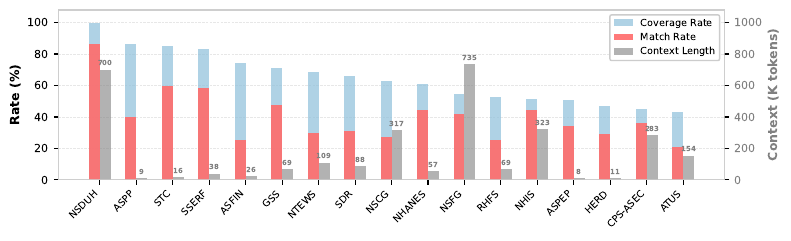

The Python source for this figure:
"""
Figure: Survey-wise Performance Comparison
Horizontal bar chart showing coverage and match rates across all surveys.
"""

import matplotlib.pyplot as plt
import pandas as pd
import numpy as np
from pathlib import Path
import json
import glob

# Configure matplotlib for high-quality academic figures
plt.rcParams['figure.dpi'] = 300
plt.rcParams['savefig.dpi'] = 300
plt.rcParams['font.family'] = 'sans-serif'
plt.rcParams['font.sans-serif'] = ['Arial', 'DejaVu Sans']
plt.rcParams['font.size'] = 10
plt.rcParams['axes.labelsize'] = 11
plt.rcParams['xtick.labelsize'] = 10
plt.rcParams['ytick.labelsize'] = 10
plt.rcParams['legend.fontsize'] = 10
plt.rcParams['axes.linewidth'] = 1.2
plt.rcParams['grid.linewidth'] = 0.5

# Configuration
FIGURE_SIZE = (8, 2.5)
COLORS = {
    'coverage': '#8EC0DB',  # Sky blue (lighter)
    'match': '#FF6B6B',     # Coral red
    'context': '#808080',   # Gray for context length
}
OUTPUT_DIR = Path(__file__).parent
TITLE = "Performance Across Surveys"

# ============================================================================
# DATA PREPARATION
# ============================================================================

# Load all evaluation summary files
base_dir = Path(__file__).parent.parent
results_dir = base_dir / "results"
summary_files = list(results_dir.glob("*/evaluation_summary.json"))

print(f"Found {len(summary_files)} evaluation summary files")

# Load benchmark.csv to get survey-source mapping
benchmark_df = pd.read_csv(base_dir / "benchmark" / "benchmark.csv")
source_to_survey = dict(zip(benchmark_df['source'], benchmark_df['survey']))
print(f"Loaded survey-source mapping: {len(source_to_survey)} sources across {len(benchmark_df['survey'].unique())} surveys")

# Collect data from all summaries, grouped by survey
survey_data = {}

for summary_file in summary_files:
    with open(summary_file, 'r') as f:
        summary = json.load(f)
    
    # Extract by_source data and map to survey
    if 'by_source' in summary:
        for source, metrics in summary['by_source'].items():
            # Map source to survey
            survey = source_to_survey.get(source, None)
            if survey is None:
                print(f"Warning: source '{source}' not found in benchmark.csv")
                continue
            
            if survey not in survey_data:
                survey_data[survey] = {
                    'coverage_rates': [],
                    'match_rates': []
                }
            survey_data[survey]['coverage_rates'].append(metrics['coverage'])
            survey_data[survey]['match_rates'].append(metrics['match_rate'])

# Calculate average for each survey
data = []
for survey, metrics in survey_data.items():
    avg_coverage = np.mean(metrics['coverage_rates'])
    avg_match = np.mean(metrics['match_rates'])
    data.append({
        'survey': survey,
        'coverage_rate': avg_coverage,
        'match_rate': avg_match
    })

data = pd.DataFrame(data)
print(f"Processed {len(data)} surveys")

# Load context length data
docs_length_path = base_dir / "docs_length_analysis.csv"
if docs_length_path.exists():
    docs_length_df = pd.read_csv(docs_length_path)
    print(f"Loaded context length for surveys: {list(docs_length_df['survey'].values)}")
    # Merge with existing data
    data = data.merge(docs_length_df, on='survey', how='left')
    data['total_doc_tokens'] = data['total_doc_tokens'].fillna(0)
    print(f"Loaded context length data for {len(docs_length_df)} surveys")
else:
    print(f"Warning: {docs_length_path} not found, context length will be 0")
    data['total_doc_tokens'] = 0

# ============================================================================
# PLOTTING
# ============================================================================
print(f"Generating: {TITLE}")

fig, ax1 = plt.subplots(figsize=FIGURE_SIZE)

# Sort by coverage rate for better visualization
data_sorted = data.sort_values('coverage_rate', ascending=False)

# X positions for surveys
x_pos = np.arange(len(data_sorted))
bar_width = 0.3

# Create bars with coverage and match overlaid
# First draw coverage (wider, more transparent)
bars_coverage = ax1.bar(x_pos - bar_width/2, data_sorted['coverage_rate'], 
                        width=bar_width, 
                        label='Coverage Rate',
                        color=COLORS['coverage'], alpha=0.7, 
                        edgecolor='none', zorder=2)

# Then draw match on top (same position, more opaque)
bars_match = ax1.bar(x_pos - bar_width/2, data_sorted['match_rate'], 
                     width=bar_width, 
                     label='Match Rate',
                     color=COLORS['match'], alpha=0.9, 
                     edgecolor='none', zorder=3)

# Add value labels
# for i, (cov, match) in enumerate(zip(data_sorted['coverage_rate'], 
#                                        data_sorted['match_rate'])):
#     # Coverage label (at coverage height)
#     ax1.text(i - bar_width/2, cov + 1, f'{cov:.0f}', 
#             ha='center', va='bottom', fontsize=5, color=COLORS['coverage'], fontweight='bold')
#     # Match label (at match height)
#     ax1.text(i - bar_width/2, match + 1, f'{match:.0f}', 
#             ha='center', va='bottom', fontsize=5, color=COLORS['match'], fontweight='bold')

# Create secondary y-axis for context length
ax2 = ax1.twinx()

# Plot context length as bars on the right side
bars_context = ax2.bar(x_pos + bar_width/2, data_sorted['total_doc_tokens'] / 1000,  # Convert to K tokens
                       width=bar_width, alpha=0.6,
                       color=COLORS['context'], label='Context Length',
                       edgecolor='none', zorder=1)

# Add value labels for context length
for i, tokens in enumerate(data_sorted['total_doc_tokens']):
    if tokens > 0:  # Only show non-zero values
        ax2.text(i + bar_width/2, tokens / 1000 + data_sorted['total_doc_tokens'].max() / 1000 * 0.02, 
                f'{int(tokens/1000)}', 
                ha='center', va='bottom', fontsize=5, 
                color=COLORS['context'], fontweight='bold')

# Styling for left y-axis (rates)
# ax1.set_xlabel('Survey', fontweight='bold', fontsize=9)
ax1.set_ylabel('Rate (%)', fontweight='bold', fontsize=9, color='black')
ax1.set_xticks(x_pos)
ax1.set_xticklabels(data_sorted['survey'], fontsize=7, rotation=45, ha='right')
ax1.set_ylim(0, 108)
ax1.tick_params(axis='y', labelsize=8, colors='black')
ax1.grid(True, axis='y', alpha=0.3, linestyle='--', zorder=0)
ax1.set_axisbelow(True)

# Styling for right y-axis (context length)
ax2.set_ylabel('Context (K tokens)', fontweight='bold', fontsize=9, color=COLORS['context'])
ax2.tick_params(axis='y', labelsize=8, labelcolor=COLORS['context'])
ax2.set_ylim(0, 1080)  # Fixed range 0-1000 for alignment

# Grid
# ax1.grid(True, axis='both', linestyle=':', linewidth=0.6, alpha=0.6, zorder=0)

# box
for spine in ax1.spines.values():
    spine.set_color('#CCCCCC')
    spine.set_alpha(0.8)
    spine.set_linewidth(0.8)
for spine in ax2.spines.values():
    spine.set_color('#CCCCCC')
    spine.set_alpha(0.8)
    spine.set_linewidth(0.8)

# Combine legends from both axes
lines1, labels1 = ax1.get_legend_handles_labels()
lines2, labels2 = ax2.get_legend_handles_labels()
ax1.legend(lines1 + lines2, labels1 + labels2, loc='upper right', framealpha=1.0, fontsize=7, frameon=True)

plt.tight_layout()

# Save
output_path = OUTPUT_DIR / "survey_comparison.pdf"
plt.savefig(output_path, dpi=300, bbox_inches='tight', format='pdf')
print(f"✓ Saved: {output_path}")

plt.show()
